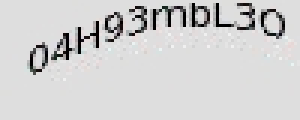
#> input picture straight_small/04H93mbL3O.jpg, 100 x 40 px (shown 3 times larger); its folder holds only this picture in this run
$ python vertical.py   (Python 2 division)
#> lines starting #> are read from the running program, lines starting #| are printed output that depends on the picture; after the words box and inside, x2 and y2 are one past the last pixel; in counts of white or black regions, pixels touching at a corner belong together
import glob
import numpy as np
from scipy import ndimage
from itertools import groupby
import matplotlib.pyplot as plt

THRESHOLD_COLOR_LINE = 150

files = glob.glob("./straight_small/*.jpg")

hist = np.zeros((len(files), 11), dtype=float)
f = 0
for name in files:
    img = ndimage.imread(name, flatten=False, mode='L')
#> img: shape (40, 100); min 0, max 241, mean 209
    binary_img = img < THRESHOLD_COLOR_LINE
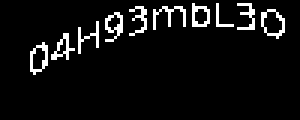
#> binary_img: shape (40, 100) bool (shown 3 times larger); 6.2% white in thin lines or dots, all inside (x1, y1, x2, y2) = (10, 1, 95, 25)
    mask = binary_img.astype(int)
    for y_line in mask.T:
        if 1 in y_line:
            max_line = max(sum(g) for v, g in groupby(y_line) if v)
            hist[f][max_line] += 1
#> this loop made 100 passes
#> max_line on passes 11, 12, 13, 14, 15, 16, 18, 19, 20, 21, 22, 23: 7, 2, 1, 1, 3, 7, 2, 3, 3, 2, 2, 9
    f += 1

median = np.max(hist.T, axis=1)
#> median = [0, 35, 12, 3, 4, 5, 3, 3, 2, 3, 0]
print median
#| [ 0. 35. 12.  3.  4.  5.  3.  3.  2.  3.  0.]
median = np.median(hist.T, axis=1)
print median
#| [ 0. 35. 12.  3.  4.  5.  3.  3.  2.  3.  0.]
plt.hist(median, 26)
plt.show()
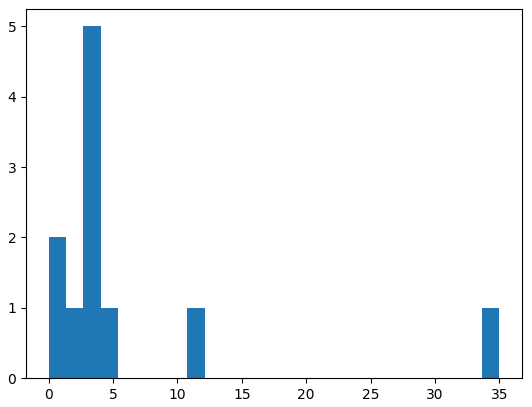
#> figure drawn by matplotlib, 1 panel; tallest bar 5 high, from x = 2.69 to 4.04

$ run again, on straight_small/1QviL7xpVg.jpg
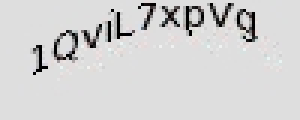
#> input picture straight_small/1QviL7xpVg.jpg, 100 x 40 px (shown 3 times larger)
#> `binary_img = img < THRESHOLD_COLOR_LINE`:
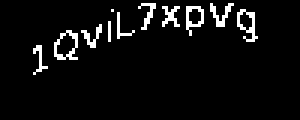
#> binary_img: shape (40, 100) bool (shown 3 times larger); 5.4% white in thin lines or dots, all inside (x1, y1, x2, y2) = (11, 1, 86, 25)
#> the loop `for y_line in mask.T:` made 100 passes
#> max_line on passes 12, 13, 14, 15, 16, 19, 20, 21: 2, 2, 9, 1, 1, 5, 2, 2
#> median = [0, 20, 13, 9, 9, 5, 0, 1, 1, 2, 1]
#| [ 0. 20. 13.  9.  9.  5.  0.  1.  1.  2.  1.]
#| [ 0. 20. 13.  9.  9.  5.  0.  1.  1.  2.  1.]
#> `plt.show()`:
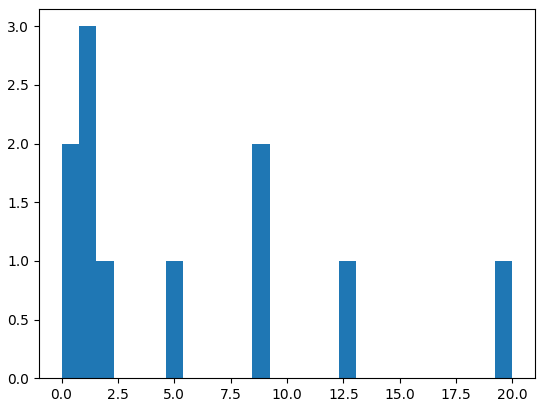
#> figure drawn by matplotlib, 1 panel; tallest bar 3 high, from x = 0.769 to 1.54

$ run again, on straight_small/1uJ6VLf8ml.jpg
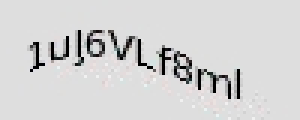
#> input picture straight_small/1uJ6VLf8ml.jpg, 100 x 40 px (shown 3 times larger)
#> `binary_img = img < THRESHOLD_COLOR_LINE`:
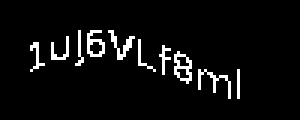
#> binary_img: shape (40, 100) bool (shown 3 times larger); 5.1% white in thin lines or dots, all inside (x1, y1, x2, y2) = (10, 10, 80, 33)
#> the loop `for y_line in mask.T:` made 100 passes
#> max_line on passes 11, 12, 13, 14, 15, 18, 19, 20: 2, 2, 9, 1, 1, 6, 2, 1
#> median = [0, 25, 10, 4, 7, 0, 3, 3, 0, 3, 2]
#| [ 0. 25. 10.  4.  7.  0.  3.  3.  0.  3.  2.]
#| [ 0. 25. 10.  4.  7.  0.  3.  3.  0.  3.  2.]
#> `plt.show()`:
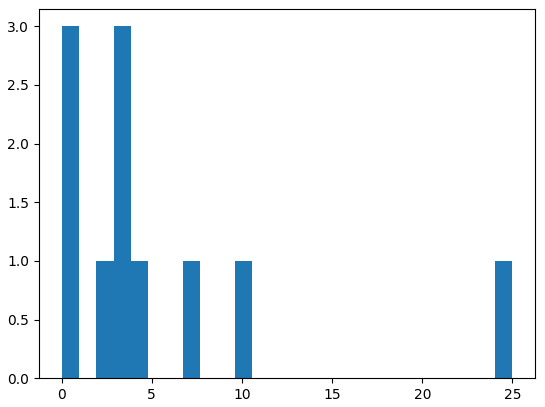
#> figure drawn by matplotlib, 1 panel

$ run again, on straight_small/2DSnHzCM8g.jpg
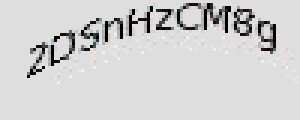
#> input picture straight_small/2DSnHzCM8g.jpg, 100 x 40 px (shown 3 times larger)
#> `binary_img = img < THRESHOLD_COLOR_LINE`:
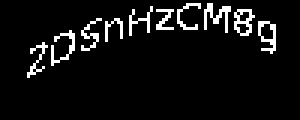
#> binary_img: shape (40, 100) bool (shown 3 times larger); 6.6% white in thin lines or dots, all inside (x1, y1, x2, y2) = (9, 1, 92, 26)
#> the loop `for y_line in mask.T:` made 100 passes
#> max_line on passes 10, 11, 12, 13, 14, 15, 16, 18: 2, 3, 2, 1, 2, 4, 1, 7
#> median = [0, 21, 26, 11, 2, 3, 2, 5, 0, 2, 0]
#| [ 0. 21. 26. 11.  2.  3.  2.  5.  0.  2.  0.]
#| [ 0. 21. 26. 11.  2.  3.  2.  5.  0.  2.  0.]
#> `plt.show()`:
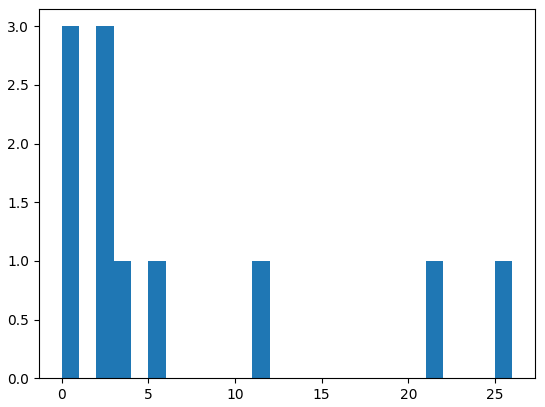
#> figure drawn by matplotlib, 1 panel

$ run again, on straight_small/0T8DJYPkrE.jpg
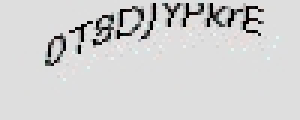
#> input picture straight_small/0T8DJYPkrE.jpg, 100 x 40 px (shown 3 times larger)
#> `binary_img = img < THRESHOLD_COLOR_LINE`:
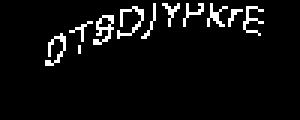
#> binary_img: shape (40, 100) bool (shown 3 times larger); 5.2% white in thin lines or dots, all inside (x1, y1, x2, y2) = (15, 1, 88, 22)
#> the loop `for y_line in mask.T:` made 100 passes
#> max_line on passes 16, 17, 18, 19, 20, 21, 22, 24: 2, 5, 2, 1, 3, 3, 5, 1
#> median = [0, 24, 15, 16, 3, 5, 4, 0, 0, 0, 0]
#| [ 0. 24. 15. 16.  3.  5.  4.  0.  0.  0.  0.]
#| [ 0. 24. 15. 16.  3.  5.  4.  0.  0.  0.  0.]
#> `plt.show()`:
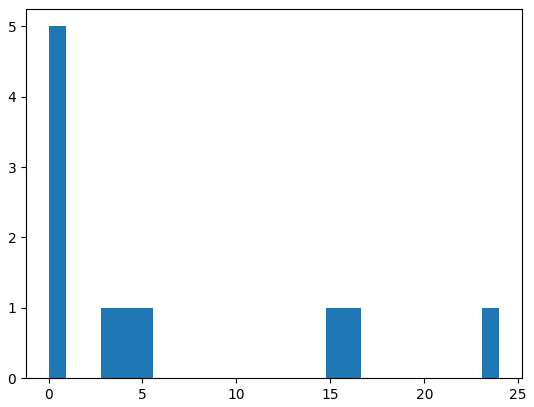
#> figure drawn by matplotlib, 1 panel; tallest bar 5 high, from x = 5.55e-17 to 0.923
